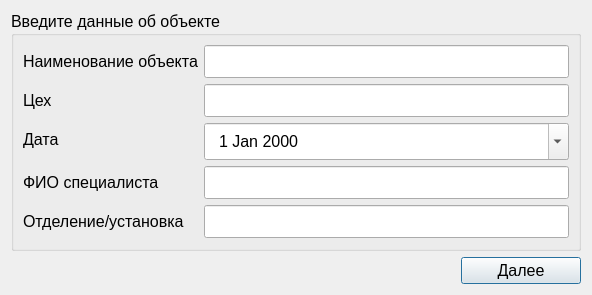
<?xml version="1.0" encoding="UTF-8"?>
<ui version="4.0">
 <class>ObjectWindow</class>
 <widget class="QDialog" name="ObjectWindow">
  <property name="geometry">
   <rect>
    <x>0</x>
    <y>0</y>
    <width>592</width>
    <height>295</height>
   </rect>
  </property>
  <property name="sizePolicy">
   <sizepolicy hsizetype="Maximum" vsizetype="Preferred">
    <horstretch>0</horstretch>
    <verstretch>0</verstretch>
   </sizepolicy>
  </property>
  <property name="font">
   <font>
    <pointsize>14</pointsize>
   </font>
  </property>
  <property name="windowTitle">
   <string>Информация об объекте</string>
  </property>
  <layout class="QVBoxLayout" name="verticalLayout_2">
   <item>
    <widget class="QGroupBox" name="groupBox">
     <property name="font">
      <font>
       <family>Segoe UI</family>
       <pointsize>12</pointsize>
      </font>
     </property>
     <property name="title">
      <string>Введите данные об объекте</string>
     </property>
     <layout class="QFormLayout" name="formLayout">
      <item row="0" column="0">
       <widget class="QLabel" name="label_object">
        <property name="sizePolicy">
         <sizepolicy hsizetype="Expanding" vsizetype="Preferred">
          <horstretch>0</horstretch>
          <verstretch>0</verstretch>
         </sizepolicy>
        </property>
        <property name="font">
         <font>
          <family>Segoe UI</family>
          <pointsize>12</pointsize>
          <bold>false</bold>
         </font>
        </property>
        <property name="text">
         <string>Наименование объекта</string>
        </property>
       </widget>
      </item>
      <item row="0" column="1">
       <widget class="QLineEdit" name="lineEdit_object">
        <property name="font">
         <font>
          <family>Segoe UI</family>
          <pointsize>12</pointsize>
          <bold>false</bold>
         </font>
        </property>
        <property name="styleSheet">
         <string notr="true">padding: 5px 10px;</string>
        </property>
       </widget>
      </item>
      <item row="1" column="0">
       <widget class="QLabel" name="label_manufactory">
        <property name="sizePolicy">
         <sizepolicy hsizetype="Expanding" vsizetype="Preferred">
          <horstretch>0</horstretch>
          <verstretch>0</verstretch>
         </sizepolicy>
        </property>
        <property name="font">
         <font>
          <family>Segoe UI</family>
          <pointsize>12</pointsize>
          <bold>false</bold>
         </font>
        </property>
        <property name="text">
         <string>Цех</string>
        </property>
       </widget>
      </item>
      <item row="1" column="1">
       <widget class="QLineEdit" name="lineEdit_manufactory">
        <property name="font">
         <font>
          <family>Segoe UI</family>
          <pointsize>12</pointsize>
          <bold>false</bold>
         </font>
        </property>
        <property name="styleSheet">
         <string notr="true">padding: 5px 10px;</string>
        </property>
       </widget>
      </item>
      <item row="2" column="0">
       <widget class="QLabel" name="label_date">
        <property name="sizePolicy">
         <sizepolicy hsizetype="Expanding" vsizetype="Preferred">
          <horstretch>0</horstretch>
          <verstretch>0</verstretch>
         </sizepolicy>
        </property>
        <property name="font">
         <font>
          <family>Segoe UI</family>
          <pointsize>12</pointsize>
          <bold>false</bold>
         </font>
        </property>
        <property name="text">
         <string>Дата</string>
        </property>
       </widget>
      </item>
      <item row="2" column="1">
       <widget class="QDateEdit" name="dateEdit">
        <property name="sizePolicy">
         <sizepolicy hsizetype="Expanding" vsizetype="Fixed">
          <horstretch>0</horstretch>
          <verstretch>0</verstretch>
         </sizepolicy>
        </property>
        <property name="font">
         <font>
          <family>Segoe UI</family>
          <pointsize>12</pointsize>
          <bold>false</bold>
         </font>
        </property>
        <property name="styleSheet">
         <string notr="true">padding: 5px 10px;</string>
        </property>
        <property name="calendarPopup">
         <bool>true</bool>
        </property>
       </widget>
      </item>
      <item row="3" column="0">
       <widget class="QLabel" name="label_FIO">
        <property name="sizePolicy">
         <sizepolicy hsizetype="Expanding" vsizetype="Preferred">
          <horstretch>0</horstretch>
          <verstretch>0</verstretch>
         </sizepolicy>
        </property>
        <property name="font">
         <font>
          <family>Segoe UI</family>
          <pointsize>12</pointsize>
          <bold>false</bold>
         </font>
        </property>
        <property name="text">
         <string>ФИО специалиста</string>
        </property>
       </widget>
      </item>
      <item row="3" column="1">
       <widget class="QLineEdit" name="lineEdit_FIO">
        <property name="font">
         <font>
          <family>Segoe UI</family>
          <pointsize>12</pointsize>
          <bold>false</bold>
         </font>
        </property>
        <property name="styleSheet">
         <string notr="true">padding: 5px 10px;</string>
        </property>
       </widget>
      </item>
      <item row="4" column="0">
       <widget class="QLabel" name="label_department">
        <property name="sizePolicy">
         <sizepolicy hsizetype="Expanding" vsizetype="Preferred">
          <horstretch>0</horstretch>
          <verstretch>0</verstretch>
         </sizepolicy>
        </property>
        <property name="font">
         <font>
          <family>Segoe UI</family>
          <pointsize>12</pointsize>
          <bold>false</bold>
         </font>
        </property>
        <property name="text">
         <string>Отделение/установка</string>
        </property>
       </widget>
      </item>
      <item row="4" column="1">
       <widget class="QLineEdit" name="lineEdit_department">
        <property name="font">
         <font>
          <family>Segoe UI</family>
          <pointsize>12</pointsize>
          <bold>false</bold>
         </font>
        </property>
        <property name="styleSheet">
         <string notr="true">padding: 5px 10px;</string>
        </property>
       </widget>
      </item>
     </layout>
    </widget>
   </item>
   <item>
    <layout class="QHBoxLayout" name="horizontalLayout_2">
     <item>
      <spacer name="horizontalSpacer_2">
       <property name="orientation">
        <enum>Qt::Orientation::Horizontal</enum>
       </property>
       <property name="sizeHint" stdset="0">
        <size>
         <width>40</width>
         <height>20</height>
        </size>
       </property>
      </spacer>
     </item>
     <item>
      <widget class="QPushButton" name="pushButton">
       <property name="enabled">
        <bool>true</bool>
       </property>
       <property name="minimumSize">
        <size>
         <width>120</width>
         <height>0</height>
        </size>
       </property>
       <property name="font">
        <font>
         <family>Segoe UI</family>
         <pointsize>12</pointsize>
        </font>
       </property>
       <property name="text">
        <string>Далее</string>
       </property>
      </widget>
     </item>
    </layout>
   </item>
  </layout>
 </widget>
 <resources/>
 <connections/>
</ui>
